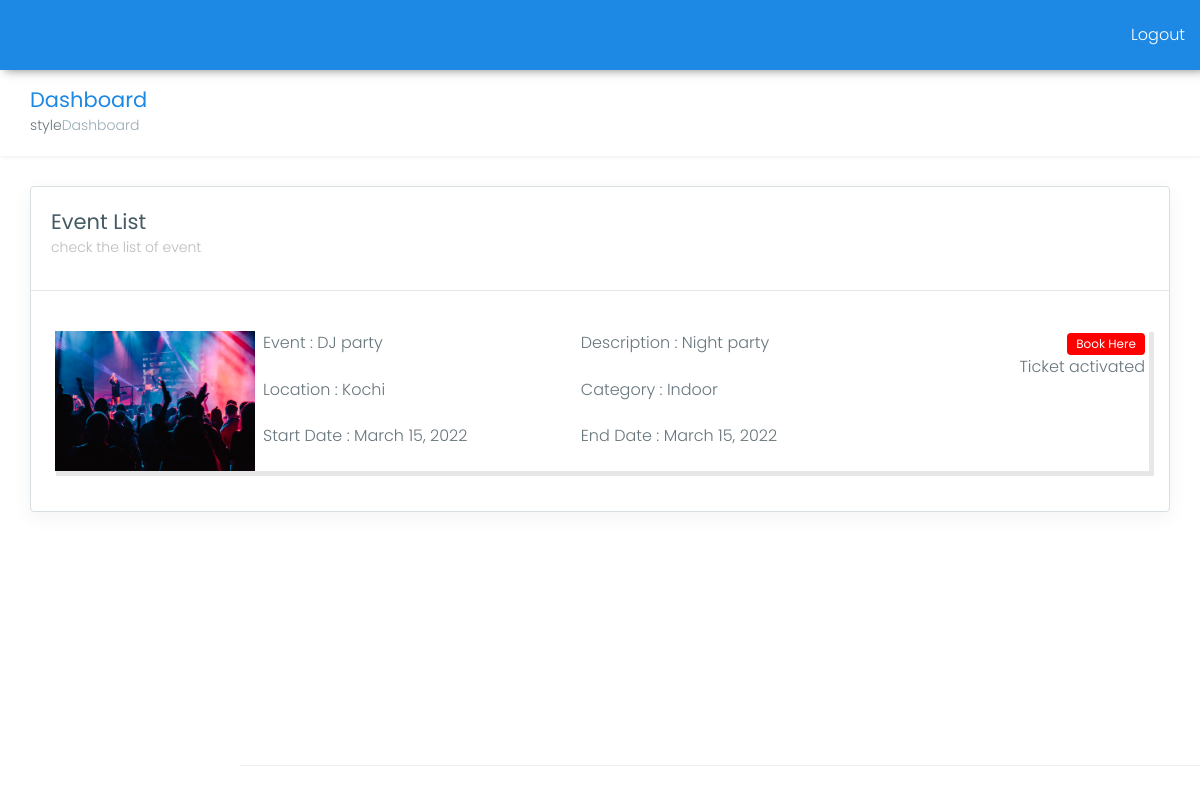
Page /dashboard/event_category/Indoor on the committed database.
### DemoApp/models.py (models this page shows, shortened)
class Events(models.Model):
    title=models.CharField(max_length=100)
    description=models.CharField(max_length=250)
    location=models.CharField(max_length=100)
    start_date=models.DateField(blank=True,null=True)
    end_date=models.DateField(null=True)
    image=models.ImageField(upload_to='uploaded_picture',blank=True,null=True)
    categories=models.ForeignKey(Categories,on_delete=models.CASCADE, null=True)
    published=models.BooleanField(default=False)
    paid=models.BooleanField(default=False)
    owner = models.ForeignKey(to=User, on_delete=models.CASCADE)

class Categories(models.Model):
    category=models.CharField(max_length=100)
    def __str__(self):
        return self.category

### DemoApp/views.py (the view)
# urls.py: path('dashboard/event_category/<str:category>',views.EventCatagory,name='eventcatagory'),
def EventCatagory(request,category):
    print("event_db",category)
    cat_db=Events.objects.filter(categories__category=category)
    context={
        'cat_db':cat_db,
        }
    return render(request, 'category.html',context=context)

### DemoApp/templates/category.html (shortened to what this page needs)
<!DOCTYPE html>
<html lang="en">
<head>
    <link href="{{STATIC_URL}}assets/plugins/bootstrap/css/bootstrap.min.css" rel="stylesheet">
    <link href="{{STATIC_URL}}assets/plugins/chartist-js/dist/chartist.min.css" rel="stylesheet">
    <link href="{{STATIC_URL}}assets/plugins/chartist-js/dist/chartist-init.css" rel="stylesheet">
    <link href="{{STATIC_URL}}assets/plugins/chartist-plugin-tooltip-master/dist/chartist-plugin-tooltip.css" rel="stylesheet">
    <link href="{{STATIC_URL}}assets/plugins/css-chart/css-chart.css" rel="stylesheet">
    <link href="{{STATIC_URL}}assets/plugins/morrisjs/morris.css" rel="stylesheet">
    <link href="{{STATIC_URL}}css/style.css" rel="stylesheet">
    <link href="{{STATIC_URL}}css/main.css" rel="stylesheet">
    <link href="{{STATIC_URL}}css/colors/blue.css" id="theme" rel="stylesheet">
</head>
<body class="fix-header fix-sidebar card-no-border">
    <div id="main-wrapper">
        <header class="topbar">
            <nav class="navbar top-navbar navbar-expand-md navbar-light">
                <div class="navbar-collapse">
                    <ul class="navbar-nav  mt-md-0" style="margin-left:auto;">
                        <li class="nav-item" >
                            <a href="/logout" style="color:white !important;">Logout </a>
                        </li>
                    </ul>
            </nav>
        </header>
        <div class="">
            <div class="container-fluid">
                <div class="row page-titles">
                    <div class="col-md-5 col-8 align-self-center">
                        <h3 class="text-themecolor m-b-0 m-t-0">Dashboard</h3>
                        <ol class="breadcrumb">style
                            <li class="breadcrumb-item active">Dashboard</li>
                        </ol>
                    </div>
                </div>
                <div class="row">
                    <div class="col-12">
                        <div class="card">
                            <div class="row">
                                <div class="col-lg-3 col-md-12 col-sm-12">
                                    <div class="card-body">
                                        <h3>Event List</h3>
                                        <h6 class="card-subtitle m-b-0">check the list of event</h6>
                                    </div>
                                </div>
                            </div>
                            <div>
                                <hr class="m-t-0">
                            </div>
                            <div class="event_main">
                            {% for i in cat_db%}
                                <div class="event_content">
                                    <div class="event_img_frame">
                                        <img src="{{i.image.url}}" class="event_img">
                                    </div>
                                    <div class="event_details">
                                        <div>Event : {{i.title}}</div>
                                        <div>Description : {{i.description}}</div>
                                        <div>Location : {{i.location}}</div>
                                        <div>Category : {{i.categories}}</div>
                                        <div>Start Date : {{i.start_date}}</div>
                                        <div>End Date : {{i.end_date}}</div>
                                    </div>
                                    <div class="event_btn_sec">
                                        <div>
                                            <button type="button" class="btn event_book_btn">Book Here</button>
                                        </div>
                                        <div>
                                            {%if i.paid == True %}
                                                Ticket activated
                                            {%else%}
                                                Ticket not activated
                                            {% endif%}
                                        </div>
                                    </div>
                                </div>
                            {% endfor %}
                            </div>
                        </div>
                    </div>
                </div>
            <footer class="footer"></footer>
        </div>
    </div>
</body>
</html>

### static/css/main.css (style rules this page uses)
.event_main { display:flex; flex-direction: column; margin:20px; }
.event_content { width:100%; display:grid; grid-template-columns: 2fr 8fr 3fr; grid-column-gap: 8px; grid-column-column: 8px; margin-bottom:20px; box-shadow: 5px 5px #7a7a7a2e; padding:4px; padding-bottom:0px; }
.event_content > div:last-child { margin-left:auto; }
.event_img { width:100%; height:100%; }
.event_img_frame { width:200px; height:140px; }
.event_details { display:grid; grid-template-columns: 1fr 1fr; }
.event_book_btn { background-color:red; color:white; padding: 1px 8px; font-size: 12px; }
.event_btn_sec { display: flex; flex-direction: column; align-items: flex-end; }

### static/css/colors/blue.css (style rules this page uses)
.topbar { background: #1e88e5; }
.text-themecolor { color: #1e88e5 !important; }

### rows in the picture
Events: image (picture), title "DJ party", description "Night party", location "Kochi", categories "Indoor", start_date "March 15, 2022", end_date "March 15, 2022", paid "Ticket activated"
